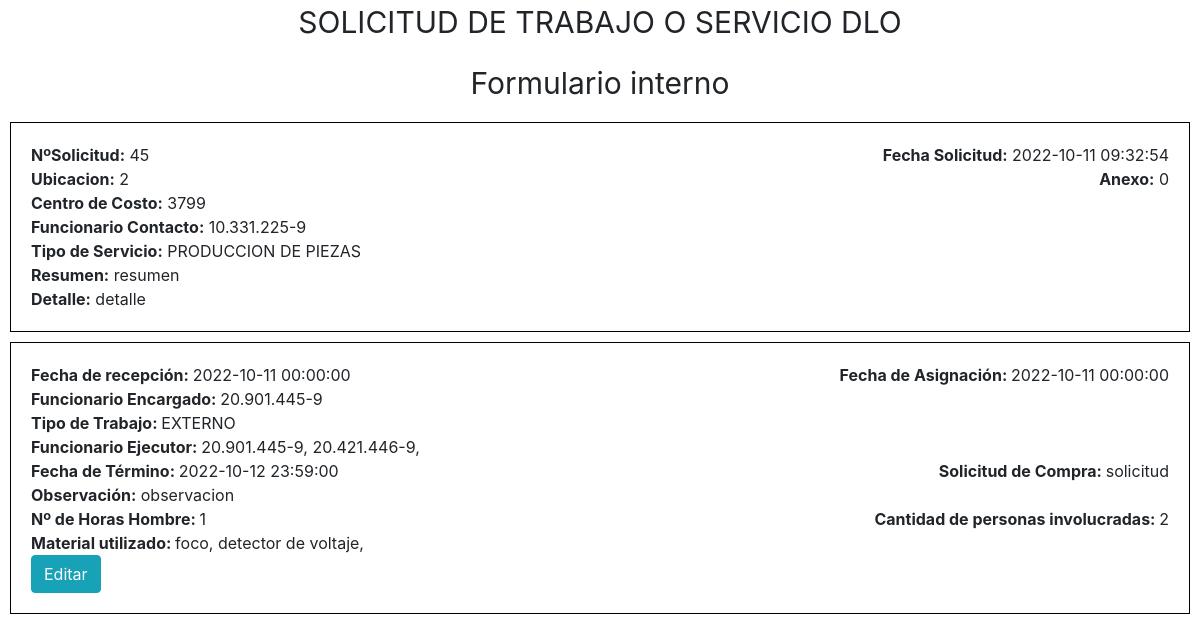
Screenshot of /recursos/verOrden.php?ver=133 with the database file from the repository.
### tables this page shows
CREATE TABLE `ordenes` (
  `id` int(11) NOT NULL,
  `anexo` int(11) NOT NULL,
  `ubicacion` varchar(150) NOT NULL,
  `nombre` varchar(150) NOT NULL,
  `prioridad` int(11) NOT NULL,
  `idCategoria` int(11) NOT NULL,
  `centroCosto` varchar(150) NOT NULL,
  `funcionarioContacto` varchar(150) NOT NULL,
  `resumen` varchar(150) NOT NULL,
  `detalle` varchar(150) NOT NULL,
  `fechaCreacion` datetime NOT NULL DEFAULT current_timestamp(),
  `fechaEdicion` datetime NOT NULL DEFAULT current_timestamp() ON UPDATE current_timestamp(),
  `terminada` tinyint(1) NOT NULL,
  `fechaTermino` datetime DEFAULT NULL,
  `materiales` text DEFAULT NULL,
  `precioMateriales` int(11) DEFAULT NULL,
  `tipoTrabajo` varchar(150) NOT NULL,
  `observacion` text DEFAULT NULL,
  `solicitudCompra` text DEFAULT NULL,
  `funcionarioEncargado` varchar(150) DEFAULT NULL,
  `fechaRecepcion` datetime DEFAULT NULL,
  `fechaAsignacion` datetime DEFAULT NULL,
  `funcionariosEjecutores` text DEFAULT NULL,
  `precioFuncionariosEjecutores` int(11) DEFAULT NULL,
  `horasHombre` int(11) DEFAULT NULL,
  `cantidadPersonasInvolucradas` int(11) DEFAULT NULL,
  `costoTotal` int(11) DEFAULT NULL
);

CREATE TABLE `categorias` (
  `id` int(11) NOT NULL,
  `categoria` varchar(150) NOT NULL
);

### recursos/verOrden.php (the view, shortened to what this page needs)
<?php
    include "./conexion.php";
?>
<!DOCTYPE html>
<html lang="en">
<head>
  <link href="https://stackpath.bootstrapcdn.com/bootstrap/4.3.1/css/bootstrap.min.css" rel="stylesheet">
  <link href="https://cdn.jsdelivr.net/npm/select2@4.1.0-rc.0/dist/css/select2.min.css" rel="stylesheet" />
  <link rel="stylesheet" href="../css/verOrden.css">
</head>
<body>
<p>SOLICITUD DE TRABAJO O SERVICIO DLO</p>
<p>Formulario interno</p>
<?php
        $id= $_GET['ver'];
        $sql = "SELECT * FROM ordenes, categorias WHERE ordenes.id=".$id." && categorias.id=idCategoria";
        $result = mysqli_query($conn, $sql);
        if (mysqli_num_rows($result) > 0) {
            while($row = mysqli_fetch_assoc($result)) {
            echo "<div id='".$row["id"]."' class='orden'>";
            echo "<div class='d-flex justify-content-between fila'>";
            echo "<div> <span style='font-weight:bold;'>NºSolicitud:</span> " . $row["id"]. " </div>";
            echo "<div> <span style='font-weight:bold;'>Fecha Solicitud:</span> " . $row["fechaCreacion"]. " </div>";
            echo "</div>";
            echo "<div class='d-flex justify-content-between fila'>";
            echo "<div> <span style='font-weight:bold;'>Ubicacion:</span> " . $row["ubicacion"]. " </div>";
            echo "<div> <span style='font-weight:bold;'>Anexo:</span> " . $row["anexo"]. " </div>";
            echo "</div>";
            echo "<div> <span style='font-weight:bold;'>Centro de Costo:</span> " . $row["centroCosto"]. " </div>";
            echo "<div> <span style='font-weight:bold;'>Funcionario Contacto:</span> " . $row["funcionarioContacto"]." </div>";
            echo "<div> <span style='font-weight:bold;'>Tipo de Servicio:</span> " . $row["categoria"]." </div>";
            echo "<div> <span style='font-weight:bold;'>Resumen:</span> " . $row["resumen"]." </div>";
            echo "<div> <span style='font-weight:bold;'>Detalle:</span> " . $row["detalle"]." </div>";
            echo "</div>";
            }
          } else {
            echo "0 resultados";
          }
?>
<form action="./verOrden.php?ver=<?php echo $_GET['ver']?>" method="POST">
<div class="orden">
          <div class="d-flex justify-content-between fila">
            <div>
                <span style="font-weight:bold;">Fecha de recepción:
                </span>
                <?php
                 $sql = "SELECT fechaRecepcion FROM ordenes WHERE id='".$id."'";
                 $result = mysqli_query($conn, $sql);
                 if (mysqli_num_rows($result) > 0) {
                     while($row = mysqli_fetch_assoc($result)) {
                       echo $row["fechaRecepcion"];
                     }
                   }
                ?>
            </div>
            <div>
                <span style="font-weight:bold;">Fecha de Asignación:
                </span>
                <?php
                 $sql = "SELECT fechaAsignacion FROM ordenes WHERE id='".$id."'";
                 $result = mysqli_query($conn, $sql);
                 if (mysqli_num_rows($result) > 0) {
                     while($row = mysqli_fetch_assoc($result)) {
                       echo $row["fechaAsignacion"];
                     }
                   }
                ?>
            </div>
          </div>
          <div>
            <span style="font-weight:bold;">Funcionario Encargado:
            </span>
            <?php
                 $sql = "SELECT funcionarioEncargado FROM ordenes WHERE id='".$id."'";
                 $result = mysqli_query($conn, $sql);
                 if (mysqli_num_rows($result) > 0) {
                     while($row = mysqli_fetch_assoc($result)) {
                       echo $row["funcionarioEncargado"];
                     }
                   }
            ?>
          </div>
          <div>
            <span style="font-weight:bold;">Tipo de Trabajo:
            </span>
            <?php
                 $sql = "SELECT tipoTrabajo FROM ordenes WHERE id='".$id."'";
                 $result = mysqli_query($conn, $sql);
                 if (mysqli_num_rows($result) > 0) {
                     while($row = mysqli_fetch_assoc($result)) {
                       echo $row["tipoTrabajo"];
                     }
                   }
            ?>
          </div>
          <div>
            <span style="font-weight:bold;">Funcionario Ejecutor:
            </span>
            <?php
                 $sql = "SELECT funcionariosEjecutores FROM ordenes WHERE id='".$id."'";
                 $result = mysqli_query($conn, $sql);
                 if (mysqli_num_rows($result) > 0) {
                     while($row = mysqli_fetch_assoc($result)) {
                       echo $row["funcionariosEjecutores"];
                     }
                   }
            ?>
          </div>
          <div class="d-flex justify-content-between fila">
            <div>
              <span style="font-weight:bold;">Fecha de Término:
              </span>
              <?php
                 $sql = "SELECT fechaTermino FROM ordenes WHERE id='".$id."'";
                 $result = mysqli_query($conn, $sql);
                 if (mysqli_num_rows($result) > 0) {
                     while($row = mysqli_fetch_assoc($result)) {
                       echo $row["fechaTermino"];
                     }
                   }
              ?>
            </div>
            <div>
              <span style="font-weight:bold;">Solicitud de Compra:
              </span>
              <?php
                 $sql = "SELECT solicitudCompra FROM ordenes WHERE id='".$id."'";
                 $result = mysqli_query($conn, $sql);
                 if (mysqli_num_rows($result) > 0) {
                     while($row = mysqli_fetch_assoc($result)) {
                       echo $row["solicitudCompra"];
                     }
                   }
              ?>
            </div>
          </div>
          <div>
              <span style="font-weight:bold;">Observación:</span>
              <?php
                 $sql = "SELECT observacion FROM ordenes WHERE id='".$id."'";
                 $result = mysqli_query($conn, $sql);
                 if (mysqli_num_rows($result) > 0) {
                     while($row = mysqli_fetch_assoc($result)) {
                       echo $row["observacion"];
                     }
                   }
              ?>
          </div>
          <div class="d-flex justify-content-between fila">
            <div>
              <span style="font-weight:bold;">Nº de Horas Hombre:
              </span>
              <?php
                 $sql = "SELECT horasHombre FROM ordenes WHERE id='".$id."'";
                 $result = mysqli_query($conn, $sql);
                 if (mysqli_num_rows($result) > 0) {
                     while($row = mysqli_fetch_assoc($result)) {
                       echo $row["horasHombre"];
                     }
                   }
              ?>
            </div>
            <div>
              <span style="font-weight:bold;">Cantidad de personas involucradas:
              </span>
              <?php
                 $sql = "SELECT cantidadPersonasInvolucradas FROM ordenes WHERE id='".$id."'";
                 $result = mysqli_query($conn, $sql);
                 if (mysqli_num_rows($result) > 0) {
                     while($row = mysqli_fetch_assoc($result)) {
                       echo $row["cantidadPersonasInvolucradas"];
                     }
                   }
              ?>
            </div>
          </div>
          <div>
              <span style="font-weight:bold;">Material utilizado:
              </span>
              <?php
                 $sql = "SELECT materiales FROM ordenes WHERE id='".$id."'";
                 $result = mysqli_query($conn, $sql);
                 if (mysqli_num_rows($result) > 0) {
                     while($row = mysqli_fetch_assoc($result)) {
                       echo $row["materiales"];
                     }
                   }
              ?>
          </div>
          <button class="btn btn-info" type="button" id="Editar">Editar</button>
</div>
</form>
</body>
</html>

### css/verOrden.css (style rules this page uses)
* { padding: 0; margin: 0; box-sizing: border-box; }
p { font-size: 30px; text-align: center; }
.orden { border: 1px solid black; margin: 10px; padding: 20px; }

### rows the page displays
ordenes: idCategoria "45", fechaCreacion "2022-10-11 09:32:54", ubicacion "2", anexo "0", centroCosto "3799", funcionarioContacto "10.331.225-9", idCategoria.categoria "PRODUCCION DE PIEZAS", resumen "resumen", detalle "detalle", fechaRecepcion "2022-10-11 00:00:00", fechaAsignacion "2022-10-11 00:00:00", funcionarioEncargado "20.901.445-9", tipoTrabajo "EXTERNO", funcionariosEjecutores "20.901.445-9, 20.421.446-9,", fechaTermino "2022-10-12 23:59:00", solicitudCompra "solicitud", observacion "observacion", horasHombre "1", cantidadPersonasInvolucradas "2", materiales "foco, detector de voltaje,"
